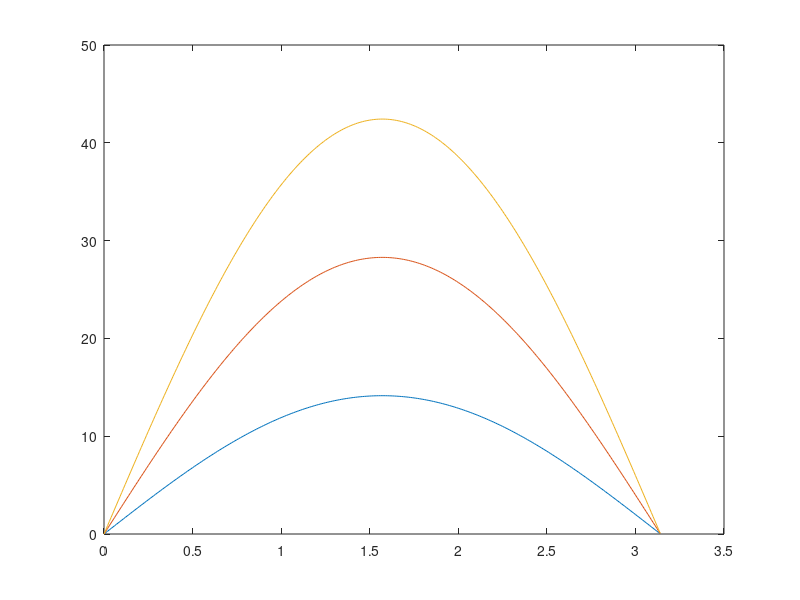

MATLAB code to generate this figure:
x0=10;y0=10;
x1=20;y1=20;
x2=30;y2=30;
theta=[0:0.01:1*pi];
p0=sqrt(x0^2+y0^2)*sin(theta);
p1=sqrt(x1^2+y1^2)*sin(theta);
p2=sqrt(x2^2+y2^2)*sin(theta);
figure(1);
plot(theta,p0); 
hold on 
plot(theta,p1);
plot(theta,p2);
hold off
